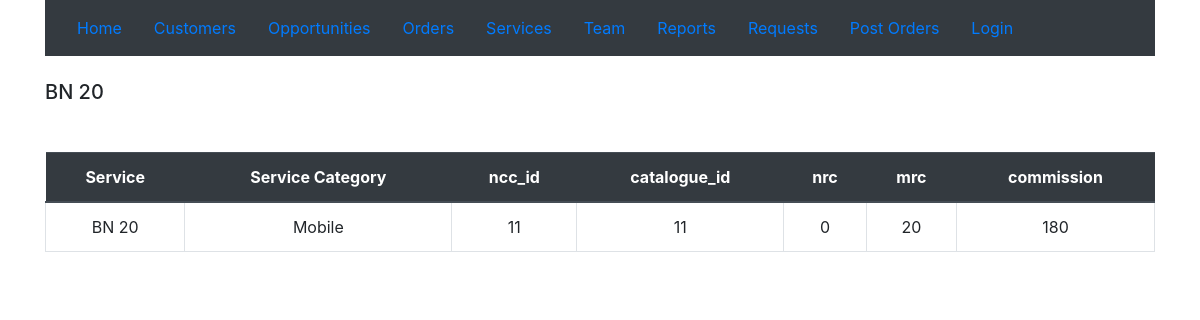
The page /crmapp/service/1/ on the database its author committed.
### crmapp/models.py (models this page shows, shortened)
class service(models.Model):
    servicename = models.CharField("Service",max_length=100,null=True)
    servicecategory = models.ForeignKey(servicecategory,blank=True,on_delete=models.CASCADE,related_name='category_services',verbose_name ='Service Category')
    ncc_id = models.IntegerField(unique=True)
    catalogue_id = models.IntegerField(unique=True)
    nrc = models.IntegerField()
    mrc = models.IntegerField()
    commission = models.IntegerField()

class servicecategory(models.Model):
    servicecategoryname = models.CharField("Service Category",max_length=100,null=True)
    class Meta:
        verbose_name ='Service Category'
        verbose_name_plural ='Service Categorys'
    def __str__(self):
        return self.servicecategoryname

### crmapp/views.py (the view)
# urls.py: path('service/<pk>/', views.serviceDetailView.as_view(), name='servicedetail'),
class serviceDetailView(DetailView):
    model = service

### crmapp/templates/crmapp/service_detail.html
{% extends 'crmapp/base.html' %}
{% block content %}
  <br>
  <div class="container">
<h5>{{service.servicename}}</h5>
    <table class="table mt-5">
        <thead class="thead-dark">
      <tr>
        <th class="text-center">Service</th>
        <th class="text-center">Service Category</th>
        <th class="text-center">ncc_id</th>
        <th class="text-center">catalogue_id</th>
        <th class="text-center">nrc</th>
        <th class="text-center">mrc</th>
        <th class="text-center">commission</th>
      </tr>
      <tr>
      <td class="border text-center">{{service.servicename}}</td>
      <td class="border text-center">{{service.servicecategory}}</td>
      <td class="border text-center">{{service.ncc_id}}</td>
      <td class="border text-center">{{service.catalogue_id}}</td>
      <td class="border text-center">{{service.nrc}}</td>
      <td class="border text-center">{{service.mrc}}</td>
      <td class="border text-center">{{service.commission}}</td>
      </tr>
    </table>
</div>
{% endblock %}

### rows shown on the page
service: servicename "BN 20", servicecategory "Mobile", ncc_id "11", catalogue_id "11", nrc "0", mrc "20", commission "180"
